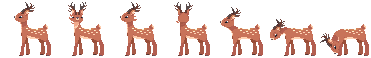
#> input picture 云/art/characters/deer/deer.png, 371 x 58 px
$ python deer_from_gif.py ../art/characters/deer/deer.png
#> lines starting #> are read from the running program, lines starting #| are printed output that depends on the picture; after the words box and inside, x2 and y2 are one past the last pixel; in counts of white or black regions, pixels touching at a corner belong together
### 云/tools/snake_from_gif.py
"""蛇女（dotpict 画的待机动画 GIF）→ 游戏用的精灵表 art/characters/snake/snake.png。

原图是 dotpict 导出的 480×480 GIF（8 帧，每帧 200ms），整数倍放大过。做这几件事：
  1. 找放大倍数：从大往小试 480 的约数 s，每一帧每个 s×s 格子都是纯色才算数；按每格中心像素缩回原始尺寸。
  2. 背景变透明：GIF 自带透明色就用它；没有的话取四个角最多的那个颜色当背景。alpha 只留 0 / 255。
  3. 清杂点：和身体不连着、小于 MIN_PIECE 像素的碎块去掉（打印去了几个）。
  4. 纯黑 #000 换成 DEEP（项目规矩：不用死黑、不描边）。别的颜色一个都不改。
  5. 所有帧用同一块裁剪（所有帧不透明像素的并集，四周再留 PAD 格透明：chen_light.gdshader 会往外采 2 像素，
     帧和帧之间至少隔 2×PAD 格），一行横排写 snake.png。
  6. 打印：原始尺寸、帧尺寸、每帧最下面一行（脚底）、身体中线、建议的 FOOT —— 对照 scripts/npc_snake.gd 顶部。

用法（工程根目录下）：
  "/Users/jiamulin/Desktop/程序programs/AI Oscar/.venv/bin/python" tools/snake_from_gif.py [源文件.gif]
不给源文件就用 SRC（作者微信收到的那个文件）。画师改了图以后重新导出 GIF 再跑一次；帧尺寸 / FOOT 变了要改 npc_snake.gd。
"""
import sys
from collections import deque
from pathlib import Path

import numpy as np
from PIL import Image, ImageSequence

ROOT = Path(__file__).resolve().parent.parent
SRC = Path("/Users/jiamulin/Library/Containers/com.tencent.xinWeChat/Data/Documents/xwechat_files/"
           "wxid_xppvm6tm83zn12_d111/msg/file/2026-10/dotpict_animation_20261028_180642(1).gif")
OUT = ROOT / "art/characters/snake/snake.png"

PAD = 2                # 裁剪框四周留几格透明
MIN_PIECE = 3          # 和身体不连着、小于这么多像素的碎块算杂点
DEEP = (30, 32, 36)    # 纯黑换成的颜色：很暗、带一点冷，不是死黑
NECK_ROWS = (24, 34)   # 量身体中线用的行（原始像素）：脖子到蛇身竖直那一段，左右不受头发和盘起来的尾巴影响


# [7 lines left out: function load, not called in this run]


def find_scale(frames):
    h, w = frames[0].shape[:2]
    for s in sorted({d for d in range(1, min(h, w) + 1) if h % d == 0 and w % d == 0}, reverse=True):
        ok = True
        for f in frames:
            c = f[s // 2::s, s // 2::s]
            for dy in range(s):
                for dx in range(s):
                    if not (f[dy::s, dx::s] == c).all():
                        ok = False
                        break
                if not ok:
                    break
            if not ok:
                break
        if ok:
            return s
    return 1


def pieces(mask):
    """8 连通的连通块，每块是 [(y, x), …]"""
    h, w = mask.shape
    seen = np.zeros_like(mask)
    out = []
    for y, x in zip(*np.nonzero(mask)):
        if seen[y, x]:
            continue
        seen[y, x] = True
        q, px = deque([(y, x)]), []
        while q:
            cy, cx = q.popleft()
            px.append((cy, cx))
            for dy in (-1, 0, 1):
                for dx in (-1, 0, 1):
                    ny, nx = cy + dy, cx + dx
                    if 0 <= ny < h and 0 <= nx < w and mask[ny, nx] and not seen[ny, nx]:
                        seen[ny, nx] = True
                        q.append((ny, nx))
        out.append(px)
    return out


def to_alpha(f):
    """背景 → 透明，alpha 只留 0 / 255"""
    f = f.copy()
    if (f[..., 3] == 0).any():
        f[f[..., 3] < 128] = 0
        f[f[..., 3] > 0, 3] = 255
        return f
    corners = [tuple(f[y, x]) for y in (0, -1) for x in (0, -1)]
    bg = max(set(corners), key=corners.count)
    f[(f == bg).all(-1)] = 0
    f[f[..., 3] > 0, 3] = 255
    return f


# [11 lines left out: function clean, not called in this run]


def unblack(f):
    black = (f[..., 3] == 255) & (f[..., :3].sum(-1) == 0)
    f[black, :3] = DEEP
    return int(black.sum())


# [47 lines left out: function main, not called in this run]


# [2 lines that do not run on import are left out]

### 云/tools/deer_from_gif.py
"""鹿（美术画的像素鹿，森林 NPC）→ 游戏用的精灵表 art/characters/deer/deer.png。

画师给了三张 640×640（放大 10 倍，原生 64×64，背景本来就是透明的）：
  站.png    = 静止站着（和「看.gif」第 0 帧一模一样，用来当对齐基准）
  看.gif    = 4 帧、每帧 200ms：侧面 → 转头看镜头 → 侧面 → 回头往后看
  吃草.gif  = 4 帧、每帧 200ms：从站着慢慢低头到嘴碰地（画布比另外两张往右挪了 7 格，身体和腿完全一样）
步骤和 tools/snake_from_gif.py 一样：
  1. 找放大倍数（从大往小试 640 的约数，每个 s×s 格子都纯色才算），按每格中心像素缩回原生尺寸。
  2. 背景变透明：自带透明就用；没有的话四个角最多的颜色（白底）当背景。alpha 只留 0 / 255。
  3. 不清杂点：这套图很干净，唯一一块「不连着的小碎块」是看.gif 第 1 帧（正脸）右边鹿角最上面那截 2 格的角尖，
     画师画的时候和角身断开了一格 —— 是画的东西不是杂点，snake 那套 clean() 会把它删掉，所以这里不调。
     只打印一下哪些帧有不连着的碎块，方便画师改。纯黑 #000 换成 DEEP（这套图里其实没有纯黑）。
  4. 对齐：每段的第 0 帧（= 站着）和基准帧逐格比，找让它们完全重合的平移 (dx, dy)，整段都按它挪 —— 鹿不会原地左右跳。
  5. 一模一样的帧只留一张（看.gif 第 0 帧、吃草.gif 第 0 帧都 = 站着）。
  6. 所有帧同一块裁剪（并集 + 四周 PAD 格透明；chen_light.gdshader 往外采 2 像素），一行横排写 deer.png。
  7. 打印：放大倍数、原生尺寸、帧数和时长、精灵表里每帧是谁、脚底那一行、四条腿的中线 → 对照 scripts/npc_deer.gd 顶部。

用法（工程根目录下）：
  "/Users/jiamulin/Desktop/程序programs/AI Oscar/.venv/bin/python" tools/deer_from_gif.py [站.png 看.gif 吃草.gif]
不给就用 SRC 里的路径（作者对话里贴的图存在临时目录，可能已经没了：画师改了图以后把三个文件按这个顺序传进来）。
帧尺寸 / FOOT / 帧号变了要改 npc_deer.gd。
"""
import sys
from pathlib import Path

import numpy as np
from PIL import Image, ImageSequence

sys.path.insert(0, str(Path(__file__).resolve().parent))
from snake_from_gif import find_scale, to_alpha, pieces, unblack   # noqa: E402  同一套处理，别抄两份

ROOT = Path(__file__).resolve().parent.parent
_IMG = Path("/private/tmp/claude-501/-Users-jiamulin-Desktop---programs-----The-Cloud/"
            "3cc950fc-c42d-4eb3-98c8-e1124f0c96de/images")
SRC = [_IMG / "8.png", _IMG / "7.gif", _IMG / "9.gif"]      # 站、看、吃草
NAMES = ["stand", "look", "graze"]
OUT = ROOT / "art/characters/deer/deer.png"

PAD = 2
LEG_ROWS = 6           # 量腿中线用脚底往上几行（只有四条腿，不受头和尾巴影响）
SHIFT = 12             # 对齐时最多试挪多少格


def load(src: Path):
    im = Image.open(src)
#> im is the input picture: PIL image 371x58 RGBA; mean R, G, B, A 46, 27.5, 22.3, 63.7
    frames, ms = [], []
    for f in ImageSequence.Iterator(im):
        frames.append(np.array(f.convert("RGBA")))
        ms.append(int(f.info.get("duration", im.info.get("duration", 0)) or 0))
#> this loop made 1 pass
#> after the loop, frames = 1 item; ms = [0]
    return frames, ms


def native(src: Path):
    big, ms = load(src)
#> big = 1 item; ms = [0]
    s = find_scale(big)
#> s = 1
    out = []
    for i, b in enumerate(big):
        f = to_alpha(b[s // 2::s, s // 2::s])
        nb = unblack(f)
        ps = sorted(pieces(f[..., 3] > 0), key=len)[:-1]
        if ps or nb:
            print(f"  {src.name} 帧 {i}：不连着的碎块 {[(len(p), (int(p[0][1]), int(p[0][0]))) for p in ps]}"
                  f"（格数, (x, y)，保留），换掉 {nb} 个纯黑像素")
        out.append(f)
#> this loop made 1 pass
#> (nb, h in pieces, w in pieces) on pass 1: (0, 58, 371)
#|   deer.png 帧 0：不连着的碎块 [(2, (85, 2)), (759, (276, 19)), (761, (363, 24)), (763, (25, 2)), (767, (178, 2)), (768, (231, 7)), (771, (131, 2))]（格数, (x, y)，保留），换掉 0 个纯黑像素
#> after the loop, out = 1 item
    print(f"{src.name}：{big[0].shape[1]}×{big[0].shape[0]}，放大 {s} 倍 → 原生 {out[0].shape[1]}×{out[0].shape[0]}，"
          f"{len(out)} 帧，ms {ms}")
#| deer.png：371×58，放大 1 倍 → 原生 371×58，1 帧，ms [0]
    return out, ms, s


def shift(f, dx, dy, m):
    """平移 (dx, dy) 后放到四周各加 m 格的大画布上"""
    h, w = f.shape[:2]
    c = np.zeros((h + 2 * m, w + 2 * m, 4), np.uint8)
    c[m + dy:m + dy + h, m + dx:m + dx + w] = f
    return c


def best_shift(f, ref):
    best = None
    for dy in range(-SHIFT, SHIFT + 1):
        for dx in range(-SHIFT, SHIFT + 1):
            d = int((shift(f, dx, dy, SHIFT) != shift(ref, 0, 0, SHIFT)).any(-1).sum())
            if best is None or d < best[0]:
                best = (d, dx, dy)
    return best


def main():
    args = [Path(a) for a in sys.argv[1:] if not a.startswith("--")]
    srcs = args if args else SRC
    seqs = [native(p) for p in srcs]
#> seqs = 1 item
    ref = seqs[0][0][0]
    M = SHIFT
    sheet, index = [], {}          # sheet = 去重后的帧；index[(段, 段内帧号)] = 精灵表帧号
    for name, (frames, ms, s) in zip(NAMES, seqs):
        d, dx, dy = best_shift(frames[0], ref)
        print(f"  {name}：整段平移 ({dx:+d}, {dy:+d}) 格和基准对齐（剩 {d} 格不一样）" if (dx or dy) else
              f"  {name}：不用挪（第 0 帧和基准差 {d} 格）")
        for i, f in enumerate(frames):
            g = shift(f, dx, dy, M)
            for j, h in enumerate(sheet):
                if (h == g).all():
                    index[(name, i)] = j
                    break
            else:
                index[(name, i)] = len(sheet)
                sheet.append(g)
#> this loop made 1 pass
#> (name, ms, s) on pass 1: ('stand', [0], 1)
#|   stand：不用挪（第 0 帧和基准差 0 格）
    union = np.any([f[..., 3] > 0 for f in sheet], axis=0)
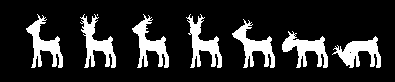
#> union: shape (82, 395) bool; 16.6% white; 8 white regions (1 under 20 px), largest, box (x1, y1, x2, y2) and area: (80, 14, 116, 68) 781, (132, 14, 169, 68) 771, (232, 19, 275, 68) 768
    ys, xs = np.nonzero(union)
    x0, x1, y0, y1 = xs.min() - PAD, xs.max() + 1 + PAD, ys.min() - PAD, ys.max() + 1 + PAD
    crop = [f[y0:y1, x0:x1] for f in sheet]
    fw, fh = x1 - x0, y1 - y0
    OUT.parent.mkdir(parents=True, exist_ok=True)
    Image.fromarray(np.concatenate(crop, axis=1)).save(OUT)
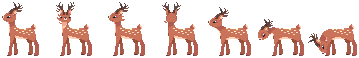
#> saved as deer.png: PIL image 359x58 RGBA; mean R, G, B, A 47.6, 28.4, 23, 65.8; transparent parts drawn white
    print(f"→ {OUT.relative_to(ROOT)}：{len(crop)} 帧横排，每帧 {fw}×{fh}")
#| → art/characters/deer/deer.png：1 帧横排，每帧 359×58
    for name, (frames, ms, s) in zip(NAMES, seqs):
        print(f"  {name}：精灵表帧 {[index[(name, i)] for i in range(len(frames))]}，ms {ms}")
#> this loop made 1 pass
#> (name, ms, s) on pass 1: ('stand', [0], 1)
#|   stand：精灵表帧 [0]，ms [0]

    a0 = crop[0][..., 3] > 0
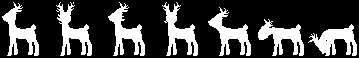
#> a0: shape (58, 359) bool; 25.8% white; 8 white regions (1 under 20 px), largest, box (x1, y1, x2, y2) and area: (56, 2, 92, 56) 781, (108, 2, 145, 56) 771, (208, 7, 251, 56) 768
    rows = np.nonzero(a0.any(1))[0]
    foot_y = int(rows.max())
    for i, c in enumerate(crop):
        r = np.nonzero((c[..., 3] > 0).any(1))[0]
        if int(r.max()) != foot_y:
            print(f"  注意：帧 {i} 最下面一行是 {int(r.max())}（站着是 {foot_y}）")
    leg = a0[foot_y - LEG_ROWS + 1:foot_y + 1].any(0)
    lx = np.nonzero(leg)[0]
    foot_x = int(round((lx.min() + lx.max()) / 2.0))
    print(f"脚底 y = {foot_y}；四条腿 x {lx.min()}..{lx.max()}，中线 x = {foot_x}")
#| 脚底 y = 55；四条腿 x 7..356，中线 x = 182
    print(f"  →  npc_deer.gd：FRAME_SIZE = Vector2i({fw}, {fh})，FOOT = Vector2i({foot_x}, {foot_y})")
#|   →  npc_deer.gd：FRAME_SIZE = Vector2i(359, 58)，FOOT = Vector2i(182, 55)
    lum = [(0.3 * c[..., 0] + 0.59 * c[..., 1] + 0.11 * c[..., 2])[c[..., 3] > 0].max() / 255.0 for c in crop]
    print(f"最亮像素 L = {max(lum):.2f}（游戏里乘 npc_deer.gd 的 TINT 压暗）")
#| 最亮像素 L = 1.00（游戏里乘 npc_deer.gd 的 TINT 压暗）


if __name__ == "__main__":
    main()
